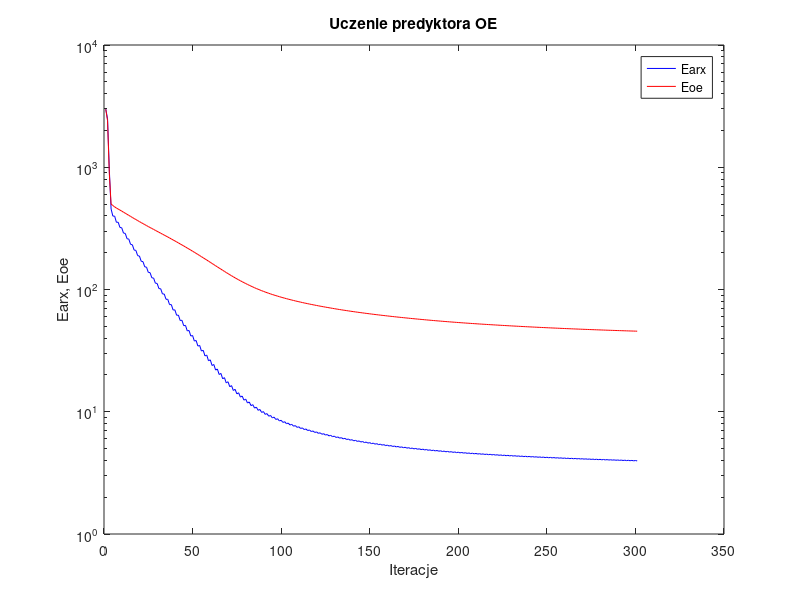
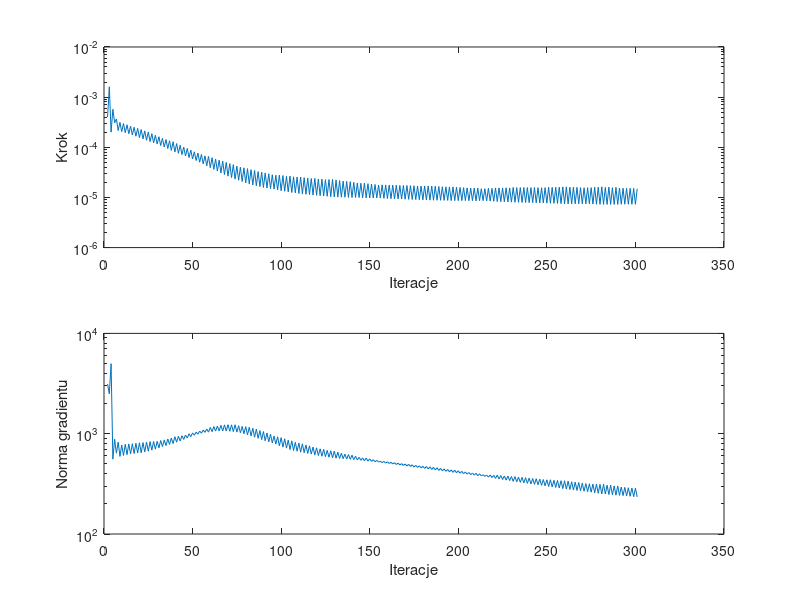

The MATLAB source for these figures, in order:
%uczenie predyktora oe
clear all;
n=0; farx(n+1)=2.989847e+003; foe(n+1)=2.980877e+003; wspucz(n+1)=0.000000e+000; ng(n+1)=0.000000e+000;
n=1; farx(n+1)=2.483582e+003; foe(n+1)=2.402584e+003; krok(n+1)=4.015818e-004; ng(n+1)=3.130477e+003;
n=2; farx(n+1)=9.516688e+002; foe(n+1)=8.857473e+002; krok(n+1)=1.611746e-003; ng(n+1)=2.498593e+003;
n=3; farx(n+1)=4.554611e+002; foe(n+1)=4.998232e+002; krok(n+1)=2.006209e-004; ng(n+1)=4.991545e+003;
n=4; farx(n+1)=3.984979e+002; foe(n+1)=4.863169e+002; krok(n+1)=5.733303e-004; ng(n+1)=5.578935e+002;
n=5; farx(n+1)=3.984247e+002; foe(n+1)=4.741501e+002; krok(n+1)=3.081200e-004; ng(n+1)=8.807570e+002;
n=6; farx(n+1)=3.545613e+002; foe(n+1)=4.639973e+002; krok(n+1)=3.674633e-004; ng(n+1)=6.399948e+002;
n=7; farx(n+1)=3.552148e+002; foe(n+1)=4.551712e+002; krok(n+1)=2.160041e-004; ng(n+1)=8.242935e+002;
n=8; farx(n+1)=3.215537e+002; foe(n+1)=4.462905e+002; krok(n+1)=3.138904e-004; ng(n+1)=5.938800e+002;
n=9; farx(n+1)=3.200084e+002; foe(n+1)=4.377658e+002; krok(n+1)=2.054008e-004; ng(n+1)=7.706408e+002;
n=10; farx(n+1)=2.894425e+002; foe(n+1)=4.289877e+002; krok(n+1)=2.983088e-004; ng(n+1)=6.072534e+002;
n=11; farx(n+1)=2.877175e+002; foe(n+1)=4.206418e+002; krok(n+1)=1.954649e-004; ng(n+1)=7.831813e+002;
n=12; farx(n+1)=2.602255e+002; foe(n+1)=4.121450e+002; krok(n+1)=2.811548e-004; ng(n+1)=6.177014e+002;
n=13; farx(n+1)=2.584952e+002; foe(n+1)=4.041167e+002; krok(n+1)=1.864752e-004; ng(n+1)=7.911139e+002;
n=14; farx(n+1)=2.339903e+002; foe(n+1)=3.960213e+002; krok(n+1)=2.631561e-004; ng(n+1)=6.283111e+002;
n=15; farx(n+1)=2.323009e+002; foe(n+1)=3.883947e+002; krok(n+1)=1.767236e-004; ng(n+1)=7.943296e+002;
n=16; farx(n+1)=2.103090e+002; foe(n+1)=3.807043e+002; krok(n+1)=2.507229e-004; ng(n+1)=6.346357e+002;
n=17; farx(n+1)=2.088314e+002; foe(n+1)=3.734717e+002; krok(n+1)=1.662532e-004; ng(n+1)=8.028197e+002;
n=18; farx(n+1)=1.891038e+002; foe(n+1)=3.662051e+002; krok(n+1)=2.383224e-004; ng(n+1)=6.411872e+002;
n=19; farx(n+1)=1.878449e+002; foe(n+1)=3.593631e+002; krok(n+1)=1.554679e-004; ng(n+1)=8.108050e+002;
n=20; farx(n+1)=1.701629e+002; foe(n+1)=3.524775e+002; krok(n+1)=2.266194e-004; ng(n+1)=6.447207e+002;
n=21; farx(n+1)=1.691000e+002; foe(n+1)=3.460192e+002; krok(n+1)=1.473196e-004; ng(n+1)=8.155436e+002;
n=22; farx(n+1)=1.532398e+002; foe(n+1)=3.395521e+002; krok(n+1)=2.125074e-004; ng(n+1)=6.571634e+002;
n=23; farx(n+1)=1.523826e+002; foe(n+1)=3.334253e+002; krok(n+1)=1.377639e-004; ng(n+1)=8.241323e+002;
n=24; farx(n+1)=1.380757e+002; foe(n+1)=3.272798e+002; krok(n+1)=2.014683e-004; ng(n+1)=6.694673e+002;
n=25; farx(n+1)=1.374177e+002; foe(n+1)=3.214468e+002; krok(n+1)=1.297027e-004; ng(n+1)=8.337111e+002;
n=26; farx(n+1)=1.246355e+002; foe(n+1)=3.156231e+002; krok(n+1)=1.864955e-004; ng(n+1)=6.860999e+002;
n=27; farx(n+1)=1.240759e+002; foe(n+1)=3.100803e+002; krok(n+1)=1.224225e-004; ng(n+1)=8.359692e+002;
n=28; farx(n+1)=1.125994e+002; foe(n+1)=3.045091e+002; krok(n+1)=1.736749e-004; ng(n+1)=7.016081e+002;
n=29; farx(n+1)=1.121420e+002; foe(n+1)=2.992129e+002; krok(n+1)=1.159103e-004; ng(n+1)=8.401124e+002;
n=30; farx(n+1)=1.017223e+002; foe(n+1)=2.938753e+002; krok(n+1)=1.625215e-004; ng(n+1)=7.223511e+002;
n=31; farx(n+1)=1.014302e+002; foe(n+1)=2.887554e+002; krok(n+1)=1.085565e-004; ng(n+1)=8.552687e+002;
n=32; farx(n+1)=9.200516e+001; foe(n+1)=2.836136e+002; krok(n+1)=1.509285e-004; ng(n+1)=7.436880e+002;
n=33; farx(n+1)=9.181136e+001; foe(n+1)=2.786638e+002; krok(n+1)=1.015140e-004; ng(n+1)=8.656914e+002;
n=34; farx(n+1)=8.318871e+001; foe(n+1)=2.736616e+002; krok(n+1)=1.426144e-004; ng(n+1)=7.618423e+002;
n=35; farx(n+1)=8.312766e+001; foe(n+1)=2.688346e+002; krok(n+1)=9.429965e-005; ng(n+1)=8.845345e+002;
n=36; farx(n+1)=7.521523e+001; foe(n+1)=2.639544e+002; krok(n+1)=1.347782e-004; ng(n+1)=7.813872e+002;
n=37; farx(n+1)=7.527240e+001; foe(n+1)=2.592258e+002; krok(n+1)=8.683747e-005; ng(n+1)=9.064900e+002;
n=38; farx(n+1)=6.796717e+001; foe(n+1)=2.544206e+002; krok(n+1)=1.289459e-004; ng(n+1)=7.975801e+002;
n=39; farx(n+1)=6.815544e+001; foe(n+1)=2.497655e+002; krok(n+1)=8.074766e-005; ng(n+1)=9.327541e+002;
n=40; farx(n+1)=6.153597e+001; foe(n+1)=2.450862e+002; krok(n+1)=1.187393e-004; ng(n+1)=8.227715e+002;
n=41; farx(n+1)=6.176747e+001; foe(n+1)=2.405486e+002; krok(n+1)=7.577251e-005; ng(n+1)=9.441468e+002;
n=42; farx(n+1)=5.575763e+001; foe(n+1)=2.359692e+002; krok(n+1)=1.098766e-004; ng(n+1)=8.458414e+002;
n=43; farx(n+1)=5.603280e+001; foe(n+1)=2.315422e+002; krok(n+1)=7.166629e-005; ng(n+1)=9.551400e+002;
n=44; farx(n+1)=5.057102e+001; foe(n+1)=2.270904e+002; krok(n+1)=1.007837e-004; ng(n+1)=8.770192e+002;
n=45; farx(n+1)=5.087980e+001; foe(n+1)=2.227634e+002; krok(n+1)=6.703667e-005; ng(n+1)=9.695818e+002;
n=46; farx(n+1)=4.585058e+001; foe(n+1)=2.183984e+002; krok(n+1)=9.488657e-005; ng(n+1)=9.047305e+002;
n=47; farx(n+1)=4.622608e+001; foe(n+1)=2.141416e+002; krok(n+1)=6.235827e-005; ng(n+1)=9.980154e+002;
n=48; farx(n+1)=4.163825e+001; foe(n+1)=2.098829e+002; krok(n+1)=8.793334e-005; ng(n+1)=9.357768e+002;
n=49; farx(n+1)=4.204249e+001; foe(n+1)=2.057253e+002; krok(n+1)=5.843669e-005; ng(n+1)=1.018201e+003;
n=50; farx(n+1)=3.786560e+001; foe(n+1)=2.015804e+002; krok(n+1)=8.127742e-005; ng(n+1)=9.665302e+002;
n=51; farx(n+1)=3.827951e+001; foe(n+1)=1.975329e+002; krok(n+1)=5.445660e-005; ng(n+1)=1.035700e+003;
n=52; farx(n+1)=3.444140e+001; foe(n+1)=1.934849e+002; krok(n+1)=7.669514e-005; ng(n+1)=9.891708e+002;
n=53; farx(n+1)=3.488493e+001; foe(n+1)=1.895308e+002; krok(n+1)=5.039187e-005; ng(n+1)=1.060568e+003;
n=54; farx(n+1)=3.137479e+001; foe(n+1)=1.855960e+002; krok(n+1)=7.197288e-005; ng(n+1)=1.011578e+003;
n=55; farx(n+1)=3.183120e+001; foe(n+1)=1.817547e+002; krok(n+1)=4.672577e-005; ng(n+1)=1.087743e+003;
n=56; farx(n+1)=2.862684e+001; foe(n+1)=1.779453e+002; krok(n+1)=6.756225e-005; ng(n+1)=1.031827e+003;
n=57; farx(n+1)=2.907795e+001; foe(n+1)=1.742289e+002; krok(n+1)=4.279756e-005; ng(n+1)=1.113651e+003;
n=58; farx(n+1)=2.611137e+001; foe(n+1)=1.705067e+002; krok(n+1)=6.575810e-005; ng(n+1)=1.036416e+003;
n=59; farx(n+1)=2.658688e+001; foe(n+1)=1.668834e+002; krok(n+1)=3.909086e-005; ng(n+1)=1.155592e+003;
n=60; farx(n+1)=2.389163e+001; foe(n+1)=1.633011e+002; krok(n+1)=6.208744e-005; ng(n+1)=1.048536e+003;
n=61; farx(n+1)=2.435952e+001; foe(n+1)=1.598266e+002; krok(n+1)=3.625046e-005; ng(n+1)=1.177665e+003;
n=62; farx(n+1)=2.192701e+001; foe(n+1)=1.564166e+002; krok(n+1)=5.805985e-005; ng(n+1)=1.062414e+003;
n=63; farx(n+1)=2.237269e+001; foe(n+1)=1.531108e+002; krok(n+1)=3.351833e-005; ng(n+1)=1.192573e+003;
n=64; farx(n+1)=2.016461e+001; foe(n+1)=1.498551e+002; krok(n+1)=5.538211e-005; ng(n+1)=1.065967e+003;
n=65; farx(n+1)=2.059336e+001; foe(n+1)=1.467050e+002; krok(n+1)=3.079431e-005; ng(n+1)=1.212831e+003;
n=66; farx(n+1)=1.859987e+001; foe(n+1)=1.436010e+002; krok(n+1)=5.294446e-005; ng(n+1)=1.062951e+003;
n=67; farx(n+1)=1.900844e+001; foe(n+1)=1.406234e+002; krok(n+1)=2.857275e-005; ng(n+1)=1.225153e+003;
n=68; farx(n+1)=1.722122e+001; foe(n+1)=1.377087e+002; krok(n+1)=4.999290e-005; ng(n+1)=1.063027e+003;
n=69; farx(n+1)=1.760352e+001; foe(n+1)=1.349145e+002; krok(n+1)=2.657240e-005; ng(n+1)=1.229839e+003;
n=70; farx(n+1)=1.600842e+001; foe(n+1)=1.321836e+002; krok(n+1)=4.729405e-005; ng(n+1)=1.057065e+003;
n=71; farx(n+1)=1.636234e+001; foe(n+1)=1.295812e+002; krok(n+1)=2.488850e-005; ng(n+1)=1.226119e+003;
n=72; farx(n+1)=1.493096e+001; foe(n+1)=1.270444e+002; krok(n+1)=4.506169e-005; ng(n+1)=1.049778e+003;
n=73; farx(n+1)=1.526289e+001; foe(n+1)=1.246095e+002; krok(n+1)=2.322634e-005; ng(n+1)=1.228928e+003;
n=74; farx(n+1)=1.400166e+001; foe(n+1)=1.222554e+002; krok(n+1)=4.229784e-005; ng(n+1)=1.036671e+003;
n=75; farx(n+1)=1.429816e+001; foe(n+1)=1.200282e+002; krok(n+1)=2.202092e-005; ng(n+1)=1.202572e+003;
n=76; farx(n+1)=1.317809e+001; foe(n+1)=1.178527e+002; krok(n+1)=4.014885e-005; ng(n+1)=1.020839e+003;
n=77; farx(n+1)=1.344681e+001; foe(n+1)=1.158024e+002; krok(n+1)=2.078166e-005; ng(n+1)=1.183763e+003;
n=78; farx(n+1)=1.244112e+001; foe(n+1)=1.137857e+002; krok(n+1)=3.888906e-005; ng(n+1)=9.984552e+002;
n=79; farx(n+1)=1.269022e+001; foe(n+1)=1.118820e+002; krok(n+1)=1.954543e-005; ng(n+1)=1.175768e+003;
n=80; farx(n+1)=1.179153e+001; foe(n+1)=1.100156e+002; krok(n+1)=3.757145e-005; ng(n+1)=9.728922e+002;
n=81; farx(n+1)=1.202099e+001; foe(n+1)=1.082610e+002; krok(n+1)=1.860264e-005; ng(n+1)=1.159600e+003;
n=82; farx(n+1)=1.122194e+001; foe(n+1)=1.065537e+002; krok(n+1)=3.583315e-005; ng(n+1)=9.504886e+002;
n=83; farx(n+1)=1.143015e+001; foe(n+1)=1.049461e+002; krok(n+1)=1.776662e-005; ng(n+1)=1.134207e+003;
n=84; farx(n+1)=1.071524e+001; foe(n+1)=1.033761e+002; krok(n+1)=3.459210e-005; ng(n+1)=9.231228e+002;
n=85; farx(n+1)=1.090716e+001; foe(n+1)=1.018987e+002; krok(n+1)=1.707914e-005; ng(n+1)=1.110609e+003;
n=86; farx(n+1)=1.027203e+001; foe(n+1)=1.004694e+002; krok(n+1)=3.282104e-005; ng(n+1)=8.995847e+002;
n=87; farx(n+1)=1.044451e+001; foe(n+1)=9.912343e+001; krok(n+1)=1.645830e-005; ng(n+1)=1.075182e+003;
n=88; farx(n+1)=9.871888e+000; foe(n+1)=9.780568e+001; krok(n+1)=3.193262e-005; ng(n+1)=8.730063e+002;
n=89; farx(n+1)=1.003101e+001; foe(n+1)=9.656545e+001; krok(n+1)=1.583652e-005; ng(n+1)=1.050192e+003;
n=90; farx(n+1)=9.516616e+000; foe(n+1)=9.535360e+001; krok(n+1)=3.079431e-005; ng(n+1)=8.499680e+002;
n=91; farx(n+1)=9.662326e+000; foe(n+1)=9.421770e+001; krok(n+1)=1.538457e-005; ng(n+1)=1.017283e+003;
n=92; farx(n+1)=9.197174e+000; foe(n+1)=9.310732e+001; krok(n+1)=2.969568e-005; ng(n+1)=8.288136e+002;
n=93; farx(n+1)=9.332122e+000; foe(n+1)=9.206115e+001; krok(n+1)=1.496279e-005; ng(n+1)=9.878616e+002;
n=94; farx(n+1)=8.913746e+000; foe(n+1)=9.104276e+001; krok(n+1)=2.832743e-005; ng(n+1)=8.080793e+002;
n=95; farx(n+1)=9.036599e+000; foe(n+1)=9.008710e+001; krok(n+1)=1.468252e-005; ng(n+1)=9.491390e+002;
n=96; farx(n+1)=8.650732e+000; foe(n+1)=8.915035e+001; krok(n+1)=2.769106e-005; ng(n+1)=7.877780e+002;
n=97; farx(n+1)=8.765715e+000; foe(n+1)=8.825559e+001; krok(n+1)=1.404624e-005; ng(n+1)=9.313347e+002;
n=98; farx(n+1)=8.407108e+000; foe(n+1)=8.736866e+001; krok(n+1)=2.787966e-005; ng(n+1)=7.574745e+002;
n=99; farx(n+1)=8.516586e+000; foe(n+1)=8.652854e+001; krok(n+1)=1.358646e-005; ng(n+1)=9.141450e+002;
n=100; farx(n+1)=8.185347e+000; foe(n+1)=8.570245e+001; krok(n+1)=2.733737e-005; ng(n+1)=7.347511e+002;
n=101; farx(n+1)=8.288925e+000; foe(n+1)=8.491823e+001; krok(n+1)=1.328171e-005; ng(n+1)=8.904013e+002;
n=102; farx(n+1)=7.983709e+000; foe(n+1)=8.415327e+001; krok(n+1)=2.642509e-005; ng(n+1)=7.177150e+002;
n=103; farx(n+1)=8.079513e+000; foe(n+1)=8.342378e+001; krok(n+1)=1.290553e-005; ng(n+1)=8.623984e+002;
n=104; farx(n+1)=7.791692e+000; foe(n+1)=8.269658e+001; krok(n+1)=2.663397e-005; ng(n+1)=6.939404e+002;
n=105; farx(n+1)=7.884534e+000; foe(n+1)=8.200345e+001; krok(n+1)=1.254429e-005; ng(n+1)=8.496564e+002;
n=106; farx(n+1)=7.618106e+000; foe(n+1)=8.132281e+001; krok(n+1)=2.581106e-005; ng(n+1)=6.803303e+002;
n=107; farx(n+1)=7.704905e+000; foe(n+1)=8.067742e+001; krok(n+1)=1.234279e-005; ng(n+1)=8.204423e+002;
n=108; farx(n+1)=7.452955e+000; foe(n+1)=8.003694e+001; krok(n+1)=2.556514e-005; ng(n+1)=6.688044e+002;
n=109; farx(n+1)=7.536477e+000; foe(n+1)=7.942207e+001; krok(n+1)=1.197415e-005; ng(n+1)=8.072114e+002;
n=110; farx(n+1)=7.297686e+000; foe(n+1)=7.881032e+001; krok(n+1)=2.555890e-005; ng(n+1)=6.545080e+002;
n=111; farx(n+1)=7.378932e+000; foe(n+1)=7.822487e+001; krok(n+1)=1.176389e-005; ng(n+1)=7.930202e+002;
n=112; farx(n+1)=7.154388e+000; foe(n+1)=7.765199e+001; krok(n+1)=2.480406e-005; ng(n+1)=6.460635e+002;
n=113; farx(n+1)=7.232030e+000; foe(n+1)=7.709847e+001; krok(n+1)=1.157184e-005; ng(n+1)=7.723312e+002;
n=114; farx(n+1)=7.018993e+000; foe(n+1)=7.655478e+001; krok(n+1)=2.444110e-005; ng(n+1)=6.355318e+002;
n=115; farx(n+1)=7.094152e+000; foe(n+1)=7.602744e+001; krok(n+1)=1.138585e-005; ng(n+1)=7.565573e+002;
n=116; farx(n+1)=6.892955e+000; foe(n+1)=7.551194e+001; krok(n+1)=2.382783e-005; ng(n+1)=6.262240e+002;
n=117; farx(n+1)=6.964155e+000; foe(n+1)=7.501262e+001; krok(n+1)=1.115447e-005; ng(n+1)=7.355637e+002;
n=118; farx(n+1)=6.771482e+000; foe(n+1)=7.451236e+001; krok(n+1)=2.394830e-005; ng(n+1)=6.124770e+002;
n=119; farx(n+1)=6.841409e+000; foe(n+1)=7.403356e+001; krok(n+1)=1.103022e-005; ng(n+1)=7.233127e+002;
n=120; farx(n+1)=6.658284e+000; foe(n+1)=7.356188e+001; krok(n+1)=2.323045e-005; ng(n+1)=6.060795e+002;
n=121; farx(n+1)=6.725559e+000; foe(n+1)=7.310530e+001; krok(n+1)=1.085468e-005; ng(n+1)=7.065072e+002;
n=122; farx(n+1)=6.549143e+000; foe(n+1)=7.265011e+001; krok(n+1)=2.323045e-005; ng(n+1)=5.963153e+002;
n=123; farx(n+1)=6.615622e+000; foe(n+1)=7.220938e+001; krok(n+1)=1.071362e-005; ng(n+1)=6.979436e+002;
n=124; farx(n+1)=6.447386e+000; foe(n+1)=7.177653e+001; krok(n+1)=2.262551e-005; ng(n+1)=5.910559e+002;
n=125; farx(n+1)=6.511348e+000; foe(n+1)=7.135566e+001; krok(n+1)=1.055114e-005; ng(n+1)=6.817245e+002;
n=126; farx(n+1)=6.348323e+000; foe(n+1)=7.093518e+001; krok(n+1)=2.277085e-005; ng(n+1)=5.823598e+002;
n=127; farx(n+1)=6.411369e+000; foe(n+1)=7.052683e+001; krok(n+1)=1.033992e-005; ng(n+1)=6.762310e+002;
n=128; farx(n+1)=6.253297e+000; foe(n+1)=7.011891e+001; krok(n+1)=2.286087e-005; ng(n+1)=5.750265e+002;
n=129; farx(n+1)=6.315862e+000; foe(n+1)=6.972251e+001; krok(n+1)=1.019428e-005; ng(n+1)=6.707695e+002;
n=130; farx(n+1)=6.164961e+000; foe(n+1)=6.933132e+001; krok(n+1)=2.230894e-005; ng(n+1)=5.702497e+002;
n=131; farx(n+1)=6.225718e+000; foe(n+1)=6.895338e+001; krok(n+1)=1.015968e-005; ng(n+1)=6.540337e+002;
n=132; farx(n+1)=6.081368e+000; foe(n+1)=6.857942e+001; krok(n+1)=2.170937e-005; ng(n+1)=5.664348e+002;
n=133; farx(n+1)=6.140600e+000; foe(n+1)=6.821820e+001; krok(n+1)=1.013760e-005; ng(n+1)=6.386028e+002;
n=134; farx(n+1)=6.002005e+000; foe(n+1)=6.786086e+001; krok(n+1)=2.114892e-005; ng(n+1)=5.634140e+002;
n=135; farx(n+1)=6.059836e+000; foe(n+1)=6.751433e+001; krok(n+1)=1.008355e-005; ng(n+1)=6.254931e+002;
n=136; farx(n+1)=5.925394e+000; foe(n+1)=6.717040e+001; krok(n+1)=2.092658e-005; ng(n+1)=5.590349e+002;
n=137; farx(n+1)=5.982777e+000; foe(n+1)=6.683442e+001; krok(n+1)=9.999543e-006; ng(n+1)=6.191287e+002;
n=138; farx(n+1)=5.852698e+000; foe(n+1)=6.650397e+001; krok(n+1)=2.058283e-005; ng(n+1)=5.551507e+002;
n=139; farx(n+1)=5.909439e+000; foe(n+1)=6.617935e+001; krok(n+1)=9.952471e-006; ng(n+1)=6.104595e+002;
n=140; farx(n+1)=5.784509e+000; foe(n+1)=6.586236e+001; krok(n+1)=2.001334e-005; ng(n+1)=5.518045e+002;
n=141; farx(n+1)=5.839875e+000; foe(n+1)=6.555149e+001; krok(n+1)=9.952471e-006; ng(n+1)=5.961658e+002;
n=142; farx(n+1)=5.720059e+000; foe(n+1)=6.524673e+001; krok(n+1)=1.943349e-005; ng(n+1)=5.481778e+002;
n=143; farx(n+1)=5.773778e+000; foe(n+1)=6.494955e+001; krok(n+1)=9.955536e-006; ng(n+1)=5.805433e+002;
n=144; farx(n+1)=5.657330e+000; foe(n+1)=6.465525e+001; krok(n+1)=1.920477e-005; ng(n+1)=5.436951e+002;
n=145; farx(n+1)=5.710181e+000; foe(n+1)=6.436717e+001; krok(n+1)=9.841122e-006; ng(n+1)=5.735776e+002;
n=146; farx(n+1)=5.596095e+000; foe(n+1)=6.408005e+001; krok(n+1)=1.933505e-005; ng(n+1)=5.368471e+002;
n=147; farx(n+1)=5.649234e+000; foe(n+1)=6.379846e+001; krok(n+1)=9.766516e-006; ng(n+1)=5.717374e+002;
n=148; farx(n+1)=5.538954e+000; foe(n+1)=6.352253e+001; krok(n+1)=1.886606e-005; ng(n+1)=5.335751e+002;
n=149; farx(n+1)=5.591148e+000; foe(n+1)=6.325143e+001; krok(n+1)=9.766516e-006; ng(n+1)=5.606973e+002;
n=150; farx(n+1)=5.484576e+000; foe(n+1)=6.298549e+001; krok(n+1)=1.843074e-005; ng(n+1)=5.298216e+002;
n=151; farx(n+1)=5.535709e+000; foe(n+1)=6.272461e+001; krok(n+1)=9.766516e-006; ng(n+1)=5.499971e+002;
n=152; farx(n+1)=5.432253e+000; foe(n+1)=6.246763e+001; krok(n+1)=1.812523e-005; ng(n+1)=5.255850e+002;
n=153; farx(n+1)=5.482776e+000; foe(n+1)=6.221545e+001; krok(n+1)=9.766516e-006; ng(n+1)=5.416955e+002;
n=154; farx(n+1)=5.382758e+000; foe(n+1)=6.196779e+001; krok(n+1)=1.766648e-005; ng(n+1)=5.221746e+002;
n=155; farx(n+1)=5.431795e+000; foe(n+1)=6.172514e+001; krok(n+1)=9.716744e-006; ng(n+1)=5.309065e+002;
n=156; farx(n+1)=5.333514e+000; foe(n+1)=6.148290e+001; krok(n+1)=1.782892e-005; ng(n+1)=5.151159e+002;
n=157; farx(n+1)=5.382596e+000; foe(n+1)=6.124537e+001; krok(n+1)=9.602384e-006; ng(n+1)=5.291534e+002;
n=158; farx(n+1)=5.286485e+000; foe(n+1)=6.100983e+001; krok(n+1)=1.776662e-005; ng(n+1)=5.095533e+002;
n=159; farx(n+1)=5.335220e+000; foe(n+1)=6.077861e+001; krok(n+1)=9.531630e-006; ng(n+1)=5.244584e+002;
n=160; farx(n+1)=5.241298e+000; foe(n+1)=6.054982e+001; krok(n+1)=1.765974e-005; ng(n+1)=5.042979e+002;
n=161; farx(n+1)=5.289568e+000; foe(n+1)=6.032498e+001; krok(n+1)=9.464566e-006; ng(n+1)=5.192079e+002;
n=162; farx(n+1)=5.197779e+000; foe(n+1)=6.010249e+001; krok(n+1)=1.757217e-005; ng(n+1)=4.988057e+002;
n=163; farx(n+1)=5.245530e+000; foe(n+1)=5.988387e+001; krok(n+1)=9.392863e-006; ng(n+1)=5.139423e+002;
n=164; farx(n+1)=5.155816e+000; foe(n+1)=5.966715e+001; krok(n+1)=1.751338e-005; ng(n+1)=4.929901e+002;
n=165; farx(n+1)=5.203216e+000; foe(n+1)=5.945456e+001; krok(n+1)=9.351708e-006; ng(n+1)=5.087181e+002;
n=166; farx(n+1)=5.115561e+000; foe(n+1)=5.924453e+001; krok(n+1)=1.733471e-005; ng(n+1)=4.883990e+002;
n=167; farx(n+1)=5.162404e+000; foe(n+1)=5.903805e+001; krok(n+1)=9.299765e-006; ng(n+1)=5.029024e+002;
n=168; farx(n+1)=5.076465e+000; foe(n+1)=5.883370e+001; krok(n+1)=1.729605e-005; ng(n+1)=4.829664e+002;
n=169; farx(n+1)=5.122925e+000; foe(n+1)=5.863240e+001; krok(n+1)=9.217968e-006; ng(n+1)=4.989226e+002;
n=170; farx(n+1)=5.038698e+000; foe(n+1)=5.843310e+001; krok(n+1)=1.729605e-005; ng(n+1)=4.770370e+002;
n=171; farx(n+1)=5.084802e+000; foe(n+1)=5.823691e+001; krok(n+1)=9.148208e-006; ng(n+1)=4.948233e+002;
n=172; farx(n+1)=5.002425e+000; foe(n+1)=5.804282e+001; krok(n+1)=1.722049e-005; ng(n+1)=4.714843e+002;
n=173; farx(n+1)=5.048034e+000; foe(n+1)=5.785208e+001; krok(n+1)=9.098641e-006; ng(n+1)=4.895144e+002;
n=174; farx(n+1)=4.967603e+000; foe(n+1)=5.766322e+001; krok(n+1)=1.709205e-005; ng(n+1)=4.661563e+002;
n=175; farx(n+1)=5.012701e+000; foe(n+1)=5.747815e+001; krok(n+1)=9.081248e-006; ng(n+1)=4.832821e+002;
n=176; farx(n+1)=4.933915e+000; foe(n+1)=5.729503e+001; krok(n+1)=1.694172e-005; ng(n+1)=4.616788e+002;
n=177; farx(n+1)=4.978551e+000; foe(n+1)=5.711499e+001; krok(n+1)=9.034834e-006; ng(n+1)=4.782594e+002;
n=178; farx(n+1)=4.901252e+000; foe(n+1)=5.693679e+001; krok(n+1)=1.689056e-005; ng(n+1)=4.564824e+002;
n=179; farx(n+1)=4.945430e+000; foe(n+1)=5.676131e+001; krok(n+1)=8.960031e-006; ng(n+1)=4.741526e+002;
n=180; farx(n+1)=4.869430e+000; foe(n+1)=5.658719e+001; krok(n+1)=1.695813e-005; ng(n+1)=4.504844e+002;
n=181; farx(n+1)=4.913352e+000; foe(n+1)=5.641570e+001; krok(n+1)=8.883311e-006; ng(n+1)=4.712273e+002;
n=182; farx(n+1)=4.838743e+000; foe(n+1)=5.624587e+001; krok(n+1)=1.695813e-005; ng(n+1)=4.449013e+002;
n=183; farx(n+1)=4.882352e+000; foe(n+1)=5.607861e+001; krok(n+1)=8.829868e-006; ng(n+1)=4.674119e+002;
n=184; farx(n+1)=4.809298e+000; foe(n+1)=5.591333e+001; krok(n+1)=1.685899e-005; ng(n+1)=4.398259e+002;
n=185; farx(n+1)=4.852434e+000; foe(n+1)=5.575071e+001; krok(n+1)=8.799185e-006; ng(n+1)=4.621862e+002;
n=186; farx(n+1)=4.780816e+000; foe(n+1)=5.559002e+001; krok(n+1)=1.675717e-005; ng(n+1)=4.350042e+002;
n=187; farx(n+1)=4.823595e+000; foe(n+1)=5.543177e+001; krok(n+1)=8.778020e-006; ng(n+1)=4.573824e+002;
n=188; farx(n+1)=4.753598e+000; foe(n+1)=5.527590e+001; krok(n+1)=1.654527e-005; ng(n+1)=4.307186e+002;
n=189; farx(n+1)=4.795812e+000; foe(n+1)=5.512246e+001; krok(n+1)=8.778020e-006; ng(n+1)=4.509820e+002;
n=190; farx(n+1)=4.727289e+000; foe(n+1)=5.497125e+001; krok(n+1)=1.635753e-005; ng(n+1)=4.265047e+002;
n=191; farx(n+1)=4.768910e+000; foe(n+1)=5.482224e+001; krok(n+1)=8.753864e-006; ng(n+1)=4.452312e+002;
n=192; farx(n+1)=4.701791e+000; foe(n+1)=5.467495e+001; krok(n+1)=1.625849e-005; ng(n+1)=4.215741e+002;
n=193; farx(n+1)=4.742858e+000; foe(n+1)=5.453008e+001; krok(n+1)=8.720009e-006; ng(n+1)=4.400302e+002;
n=194; farx(n+1)=4.676926e+000; foe(n+1)=5.438643e+001; krok(n+1)=1.622915e-005; ng(n+1)=4.164848e+002;
n=195; farx(n+1)=4.717594e+000; foe(n+1)=5.424515e+001; krok(n+1)=8.671956e-006; ng(n+1)=4.361029e+002;
n=196; farx(n+1)=4.652737e+000; foe(n+1)=5.410502e+001; krok(n+1)=1.622543e-005; ng(n+1)=4.114112e+002;
n=197; farx(n+1)=4.693225e+000; foe(n+1)=5.396706e+001; krok(n+1)=8.648025e-006; ng(n+1)=4.327390e+002;
n=198; farx(n+1)=4.629684e+000; foe(n+1)=5.383115e+001; krok(n+1)=1.602405e-005; ng(n+1)=4.075170e+002;
n=199; farx(n+1)=4.669673e+000; foe(n+1)=5.369715e+001; krok(n+1)=8.648025e-006; ng(n+1)=4.271182e+002;
n=200; farx(n+1)=4.607443e+000; foe(n+1)=5.356516e+001; krok(n+1)=1.583652e-005; ng(n+1)=4.034713e+002;
n=201; farx(n+1)=4.646897e+000; foe(n+1)=5.343503e+001; krok(n+1)=8.648025e-006; ng(n+1)=4.214044e+002;
n=202; farx(n+1)=4.585925e+000; foe(n+1)=5.330672e+001; krok(n+1)=1.567018e-005; ng(n+1)=3.993396e+002;
n=203; farx(n+1)=4.624870e+000; foe(n+1)=5.318027e+001; krok(n+1)=8.648025e-006; ng(n+1)=4.159255e+002;
n=204; farx(n+1)=4.565159e+000; foe(n+1)=5.305551e+001; krok(n+1)=1.549177e-005; ng(n+1)=3.952799e+002;
n=205; farx(n+1)=4.603459e+000; foe(n+1)=5.293270e+001; krok(n+1)=8.632369e-006; ng(n+1)=4.102251e+002;
n=206; farx(n+1)=4.544982e+000; foe(n+1)=5.281091e+001; krok(n+1)=1.539716e-005; ng(n+1)=3.905014e+002;
n=207; farx(n+1)=4.582781e+000; foe(n+1)=5.269151e+001; krok(n+1)=8.632369e-006; ng(n+1)=4.049563e+002;
n=208; farx(n+1)=4.524963e+000; foe(n+1)=5.257299e+001; krok(n+1)=1.538085e-005; ng(n+1)=3.864788e+002;
n=209; farx(n+1)=4.562463e+000; foe(n+1)=5.245597e+001; krok(n+1)=8.546025e-006; ng(n+1)=4.030076e+002;
n=210; farx(n+1)=4.505788e+000; foe(n+1)=5.233971e+001; krok(n+1)=1.539716e-005; ng(n+1)=3.809155e+002;
n=211; farx(n+1)=4.543182e+000; foe(n+1)=5.222571e+001; krok(n+1)=8.600086e-006; ng(n+1)=3.985559e+002;
n=212; farx(n+1)=4.487893e+000; foe(n+1)=5.211382e+001; krok(n+1)=1.490654e-005; ng(n+1)=3.792182e+002;
n=213; farx(n+1)=4.524293e+000; foe(n+1)=5.200381e+001; krok(n+1)=8.632369e-006; ng(n+1)=3.901384e+002;
n=214; farx(n+1)=4.469782e+000; foe(n+1)=5.189451e+001; krok(n+1)=1.490654e-005; ng(n+1)=3.747149e+002;
n=215; farx(n+1)=4.505701e+000; foe(n+1)=5.178689e+001; krok(n+1)=8.546025e-006; ng(n+1)=3.873617e+002;
n=216; farx(n+1)=4.451642e+000; foe(n+1)=5.167934e+001; krok(n+1)=1.516275e-005; ng(n+1)=3.688308e+002;
n=217; farx(n+1)=4.487680e+000; foe(n+1)=5.157326e+001; krok(n+1)=8.468871e-006; ng(n+1)=3.875838e+002;
n=218; farx(n+1)=4.434401e+000; foe(n+1)=5.146835e+001; krok(n+1)=1.511881e-005; ng(n+1)=3.647165e+002;
n=219; farx(n+1)=4.469855e+000; foe(n+1)=5.136466e+001; krok(n+1)=8.379583e-006; ng(n+1)=3.844243e+002;
n=220; farx(n+1)=4.416814e+000; foe(n+1)=5.126114e+001; krok(n+1)=1.549259e-005; ng(n+1)=3.585352e+002;
n=221; farx(n+1)=4.452484e+000; foe(n+1)=5.115843e+001; krok(n+1)=8.269595e-006; ng(n+1)=3.863998e+002;
n=222; farx(n+1)=4.400294e+000; foe(n+1)=5.105712e+001; krok(n+1)=1.549259e-005; ng(n+1)=3.538969e+002;
n=223; farx(n+1)=4.435513e+000; foe(n+1)=5.095679e+001; krok(n+1)=8.223627e-006; ng(n+1)=3.829725e+002;
n=224; farx(n+1)=4.384242e+000; foe(n+1)=5.085749e+001; krok(n+1)=1.549177e-005; ng(n+1)=3.491658e+002;
n=225; farx(n+1)=4.418964e+000; foe(n+1)=5.075961e+001; krok(n+1)=8.186754e-006; ng(n+1)=3.790674e+002;
n=226; farx(n+1)=4.368267e+000; foe(n+1)=5.066231e+001; krok(n+1)=1.558957e-005; ng(n+1)=3.445890e+002;
n=227; farx(n+1)=4.402903e+000; foe(n+1)=5.056619e+001; krok(n+1)=8.151193e-006; ng(n+1)=3.775495e+002;
n=228; farx(n+1)=4.352947e+000; foe(n+1)=5.047146e+001; krok(n+1)=1.549259e-005; ng(n+1)=3.410753e+002;
n=229; farx(n+1)=4.386892e+000; foe(n+1)=5.037757e+001; krok(n+1)=8.058704e-006; ng(n+1)=3.740951e+002;
n=230; farx(n+1)=4.337474e+000; foe(n+1)=5.028357e+001; krok(n+1)=1.584198e-005; ng(n+1)=3.348154e+002;
n=231; farx(n+1)=4.371465e+000; foe(n+1)=5.019103e+001; krok(n+1)=8.012023e-006; ng(n+1)=3.737549e+002;
n=232; farx(n+1)=4.322929e+000; foe(n+1)=5.009955e+001; krok(n+1)=1.568168e-005; ng(n+1)=3.314045e+002;
n=233; farx(n+1)=4.356381e+000; foe(n+1)=5.000946e+001; krok(n+1)=7.998886e-006; ng(n+1)=3.690961e+002;
n=234; farx(n+1)=4.308377e+000; foe(n+1)=4.991998e+001; krok(n+1)=1.572983e-005; ng(n+1)=3.275969e+002;
n=235; farx(n+1)=4.341564e+000; foe(n+1)=4.983152e+001; krok(n+1)=7.940086e-006; ng(n+1)=3.673366e+002;
n=236; farx(n+1)=4.294259e+000; foe(n+1)=4.974373e+001; krok(n+1)=1.577348e-005; ng(n+1)=3.234627e+002;
n=237; farx(n+1)=4.327121e+000; foe(n+1)=4.965715e+001; krok(n+1)=7.909320e-006; ng(n+1)=3.644966e+002;
n=238; farx(n+1)=4.280543e+000; foe(n+1)=4.957130e+001; krok(n+1)=1.573332e-005; ng(n+1)=3.198209e+002;
n=239; farx(n+1)=4.313013e+000; foe(n+1)=4.948670e+001; krok(n+1)=7.886742e-006; ng(n+1)=3.610780e+002;
n=240; farx(n+1)=4.267176e+000; foe(n+1)=4.940274e+001; krok(n+1)=1.568168e-005; ng(n+1)=3.162342e+002;
n=241; farx(n+1)=4.299229e+000; foe(n+1)=4.932010e+001; krok(n+1)=7.866658e-006; ng(n+1)=3.574718e+002;
n=242; farx(n+1)=4.253858e+000; foe(n+1)=4.923795e+001; krok(n+1)=1.572983e-005; ng(n+1)=3.126693e+002;
n=243; farx(n+1)=4.285747e+000; foe(n+1)=4.915673e+001; krok(n+1)=7.829941e-006; ng(n+1)=3.558858e+002;
n=244; farx(n+1)=4.241058e+000; foe(n+1)=4.907648e+001; krok(n+1)=1.565988e-005; ng(n+1)=3.093607e+002;
n=245; farx(n+1)=4.272519e+000; foe(n+1)=4.899710e+001; krok(n+1)=7.803699e-006; ng(n+1)=3.524579e+002;
n=246; farx(n+1)=4.228525e+000; foe(n+1)=4.891843e+001; krok(n+1)=1.564369e-005; ng(n+1)=3.057032e+002;
n=247; farx(n+1)=4.259597e+000; foe(n+1)=4.884083e+001; krok(n+1)=7.784140e-006; ng(n+1)=3.491097e+002;
n=248; farx(n+1)=4.216112e+000; foe(n+1)=4.876382e+001; krok(n+1)=1.565988e-005; ng(n+1)=3.022986e+002;
n=249; farx(n+1)=4.246704e+000; foe(n+1)=4.868766e+001; krok(n+1)=7.698578e-006; ng(n+1)=3.469848e+002;
n=250; farx(n+1)=4.203534e+000; foe(n+1)=4.861119e+001; krok(n+1)=1.602043e-005; ng(n+1)=2.973462e+002;
n=251; farx(n+1)=4.234203e+000; foe(n+1)=4.853582e+001; krok(n+1)=7.649935e-006; ng(n+1)=3.473551e+002;
n=252; farx(n+1)=4.191740e+000; foe(n+1)=4.846124e+001; krok(n+1)=1.588017e-005; ng(n+1)=2.944300e+002;
n=253; farx(n+1)=4.221943e+000; foe(n+1)=4.838771e+001; krok(n+1)=7.640629e-006; ng(n+1)=3.433246e+002;
n=254; farx(n+1)=4.179885e+000; foe(n+1)=4.831468e+001; krok(n+1)=1.592832e-005; ng(n+1)=2.911492e+002;
n=255; farx(n+1)=4.209827e+000; foe(n+1)=4.824234e+001; krok(n+1)=7.585237e-006; ng(n+1)=3.418464e+002;
n=256; farx(n+1)=4.168276e+000; foe(n+1)=4.817046e+001; krok(n+1)=1.602405e-005; ng(n+1)=2.873970e+002;
n=257; farx(n+1)=4.197897e+000; foe(n+1)=4.809938e+001; krok(n+1)=7.535405e-006; ng(n+1)=3.398576e+002;
n=258; farx(n+1)=4.156644e+000; foe(n+1)=4.802859e+001; krok(n+1)=1.621284e-005; ng(n+1)=2.836455e+002;
n=259; farx(n+1)=4.186127e+000; foe(n+1)=4.795837e+001; krok(n+1)=7.470954e-006; ng(n+1)=3.394758e+002;
n=260; farx(n+1)=4.145475e+000; foe(n+1)=4.788868e+001; krok(n+1)=1.625849e-005; ng(n+1)=2.800167e+002;
n=261; farx(n+1)=4.174707e+000; foe(n+1)=4.781990e+001; krok(n+1)=7.471755e-006; ng(n+1)=3.366131e+002;
n=262; farx(n+1)=4.134823e+000; foe(n+1)=4.775207e+001; krok(n+1)=1.602043e-005; ng(n+1)=2.775332e+002;
n=263; farx(n+1)=4.163487e+000; foe(n+1)=4.768518e+001; krok(n+1)=7.475688e-006; ng(n+1)=3.316769e+002;
n=264; farx(n+1)=4.124095e+000; foe(n+1)=4.761866e+001; krok(n+1)=1.602043e-005; ng(n+1)=2.744388e+002;
n=265; farx(n+1)=4.152547e+000; foe(n+1)=4.755302e+001; krok(n+1)=7.471755e-006; ng(n+1)=3.292815e+002;
n=266; farx(n+1)=4.113700e+000; foe(n+1)=4.748820e+001; krok(n+1)=1.587668e-005; ng(n+1)=2.720066e+002;
n=267; farx(n+1)=4.141816e+000; foe(n+1)=4.742398e+001; krok(n+1)=7.471755e-006; ng(n+1)=3.260199e+002;
n=268; farx(n+1)=4.103715e+000; foe(n+1)=4.736065e+001; krok(n+1)=1.568168e-005; ng(n+1)=2.694047e+002;
n=269; farx(n+1)=4.131339e+000; foe(n+1)=4.729816e+001; krok(n+1)=7.493898e-006; ng(n+1)=3.212217e+002;
n=270; farx(n+1)=4.093721e+000; foe(n+1)=4.723628e+001; krok(n+1)=1.558595e-005; ng(n+1)=2.669216e+002;
n=271; farx(n+1)=4.120982e+000; foe(n+1)=4.717503e+001; krok(n+1)=7.470954e-006; ng(n+1)=3.184429e+002;
n=272; farx(n+1)=4.083781e+000; foe(n+1)=4.711419e+001; krok(n+1)=1.563162e-005; ng(n+1)=2.639466e+002;
n=273; farx(n+1)=4.110787e+000; foe(n+1)=4.705395e+001; krok(n+1)=7.440373e-006; ng(n+1)=3.165675e+002;
n=274; farx(n+1)=4.074000e+000; foe(n+1)=4.699415e+001; krok(n+1)=1.565988e-005; ng(n+1)=2.610923e+002;
n=275; farx(n+1)=4.100626e+000; foe(n+1)=4.693492e+001; krok(n+1)=7.381362e-006; ng(n+1)=3.146195e+002;
n=276; farx(n+1)=4.064068e+000; foe(n+1)=4.687560e+001; krok(n+1)=1.593982e-005; ng(n+1)=2.574429e+002;
n=277; farx(n+1)=4.090635e+000; foe(n+1)=4.681689e+001; krok(n+1)=7.325937e-006; ng(n+1)=3.147146e+002;
n=278; farx(n+1)=4.054492e+000; foe(n+1)=4.675854e+001; krok(n+1)=1.597838e-005; ng(n+1)=2.545900e+002;
n=279; farx(n+1)=4.080666e+000; foe(n+1)=4.670080e+001; krok(n+1)=7.265431e-006; ng(n+1)=3.127411e+002;
n=280; farx(n+1)=4.044703e+000; foe(n+1)=4.664279e+001; krok(n+1)=1.631013e-005; ng(n+1)=2.510763e+002;
n=281; farx(n+1)=4.071053e+000; foe(n+1)=4.658545e+001; krok(n+1)=7.258975e-006; ng(n+1)=3.132899e+002;
n=282; farx(n+1)=4.035912e+000; foe(n+1)=4.652935e+001; krok(n+1)=1.584198e-005; ng(n+1)=2.502486e+002;
n=283; farx(n+1)=4.061471e+000; foe(n+1)=4.647391e+001; krok(n+1)=7.265431e-006; ng(n+1)=3.068919e+002;
n=284; farx(n+1)=4.026505e+000; foe(n+1)=4.641835e+001; krok(n+1)=1.608814e-005; ng(n+1)=2.473535e+002;
n=285; farx(n+1)=4.052193e+000; foe(n+1)=4.636335e+001; krok(n+1)=7.258975e-006; ng(n+1)=3.072154e+002;
n=286; farx(n+1)=4.017977e+000; foe(n+1)=4.630949e+001; krok(n+1)=1.567018e-005; ng(n+1)=2.464591e+002;
n=287; farx(n+1)=4.042948e+000; foe(n+1)=4.625619e+001; krok(n+1)=7.265431e-006; ng(n+1)=3.013786e+002;
n=288; farx(n+1)=4.008926e+000; foe(n+1)=4.620292e+001; krok(n+1)=1.587668e-005; ng(n+1)=2.437574e+002;
n=289; farx(n+1)=4.033978e+000; foe(n+1)=4.615007e+001; krok(n+1)=7.258975e-006; ng(n+1)=3.014172e+002;
n=290; farx(n+1)=4.000867e+000; foe(n+1)=4.609832e+001; krok(n+1)=1.539716e-005; ng(n+1)=2.427874e+002;
n=291; farx(n+1)=4.025235e+000; foe(n+1)=4.604739e+001; krok(n+1)=7.334139e-006; ng(n+1)=2.941567e+002;
n=292; farx(n+1)=3.992484e+000; foe(n+1)=4.599691e+001; krok(n+1)=1.524497e-005; ng(n+1)=2.415587e+002;
n=293; farx(n+1)=4.016558e+000; foe(n+1)=4.594689e+001; krok(n+1)=7.323089e-006; ng(n+1)=2.917659e+002;
n=294; farx(n+1)=3.984241e+000; foe(n+1)=4.589723e+001; krok(n+1)=1.519948e-005; ng(n+1)=2.395867e+002;
n=295; farx(n+1)=4.008012e+000; foe(n+1)=4.584812e+001; krok(n+1)=7.316160e-006; ng(n+1)=2.892216e+002;
n=296; farx(n+1)=3.976073e+000; foe(n+1)=4.579929e+001; krok(n+1)=1.517047e-005; ng(n+1)=2.376850e+002;
n=297; farx(n+1)=3.999580e+000; foe(n+1)=4.575099e+001; krok(n+1)=7.303802e-006; ng(n+1)=2.870994e+002;
n=298; farx(n+1)=3.967909e+000; foe(n+1)=4.570296e+001; krok(n+1)=1.519696e-005; ng(n+1)=2.357968e+002;
n=299; farx(n+1)=3.991332e+000; foe(n+1)=4.565528e+001; krok(n+1)=7.304702e-006; ng(n+1)=2.859244e+002;
n=300; farx(n+1)=3.960280e+000; foe(n+1)=4.560836e+001; krok(n+1)=1.490654e-005; ng(n+1)=2.346522e+002;

figure; semilogy(farx,'b'); hold on; semilogy(foe,'r'); xlabel('Iteracje'); ylabel('Earx, Eoe'); legend('Earx','Eoe'); title('Uczenie predyktora OE');
figure; subplot(2,1,1); semilogy(krok); xlabel('Iteracje'); ylabel('Krok');
subplot(2,1,2); semilogy(ng); xlabel('Iteracje'); ylabel('Norma gradientu');
Earx=farx(n+1)
Eoe=foe(n+1)
